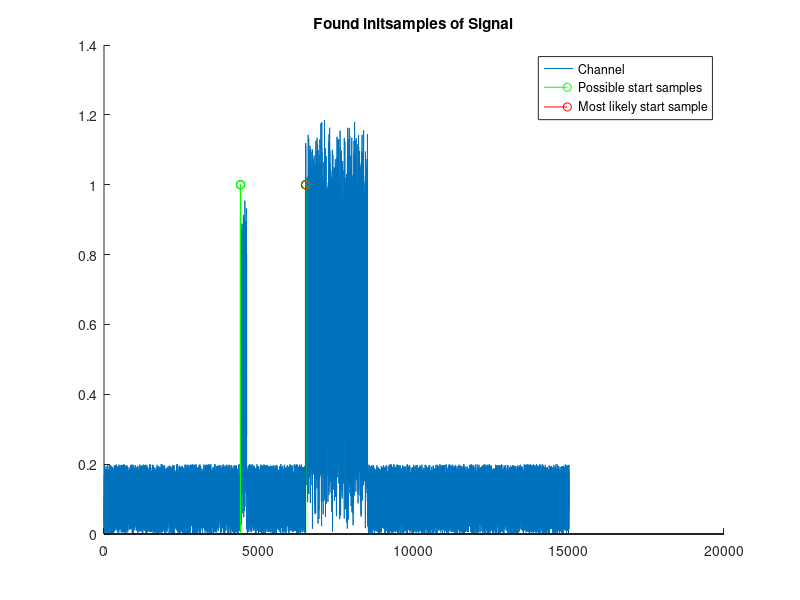

MATLAB code for this plot:
%% Detect signal among noise

%% Data for testing function
close all
nc = 15000; % Number of samples recorded 

ns = 2000; % Number of samples of signal sent 

% Channel noise
chStd = 0.2;
ch = chStd.*rand(1,nc);

% True signal 
sigStd = 1;
sig = sigStd.*rand(1,ns);

sigPadded = [zeros(1,floor((nc-ns)/2)) sig zeros(1,ceil((nc-ns)/2))];

% Sound Card Transient
nt = 200;
sndStd = 0.8;
snd = sndStd.*rand(1,nt);
sndPadded = [zeros(1,floor((nc-nt)/2)-3000) snd zeros(1,ceil((nc-nt)/2)+3000)];

letsPlot = false;
if letsPlot 
    figure 
    plot(ch); title('Channel')
    figure
    plot(sigPadded); title('Padded Signal')
    figure
    plot(sndPadded); title('Sound Card Transient')
end

totalCh = ch + sigPadded + sndPadded;
hold on
plot(totalCh)
%% 
%------------------------
% Script for function 
%------------------------
mvngAvgL = 40; % Length of moving average filter
checkBack = 4; % Comparison to previous Average
switchFactor = 1.3; % Rate of Change between averages neccessary in order to consider signal as begun
% --- 
previousAverages = [];
currentAverage = 0;
sampelStamps = []; % Potential start samples of signal

for k = 1:length(totalCh)-mvngAvgL
   currentAverage = sum((totalCh(k:(k+mvngAvgL-1))))/mvngAvgL; 
   previousAverages = [previousAverages currentAverage]; %#ok<AGROW>
   
   if k > 10
    if (currentAverage/previousAverages(k-checkBack) > switchFactor)
           sampelStamps = [sampelStamps k+mvngAvgL-checkBack]; %#ok<AGROW>
    end
   end
   
   debug = false; 
   if debug
       if k > 6475 && k < 6505 %#ok<UNRCH>
           fprintf('k:%d\n',k);
           fprintf('CurrentAverage:%d\n',currentAverage);
           fprintf('PreviousAverages(k-5):%d\n',previousAverages(k-5));
           fprintf('CurrentAverage/PreviousAverages(k-5):%d\n\n',currentAverage/previousAverages(k-5))
       end
   end
   
end

filteredStamps = [];

for k = 1:length(sampelStamps)-1 % Only keep those whose value is increasing between samples
    if totalCh(sampelStamps(k)) < totalCh(sampelStamps(k+1))
       filteredStamps = [filteredStamps sampelStamps(k)]; 
    end
    
end

stem(filteredStamps,ones(1,length(filteredStamps)),'g'); title('Found initsamples of Signal')

% Get most likely sampel, considering transient
if max(diff(filteredStamps)) > 500;
    calcDiff = diff(filteredStamps);
    elem = find(calcDiff > max(calcDiff)-1) + 1;

    initSampel = filteredStamps(elem);
else
    initSampel = filteredStamps(1);
end

stem(initSampel,1,'r')
legend('Channel','Possible start samples','Most likely start sample')





